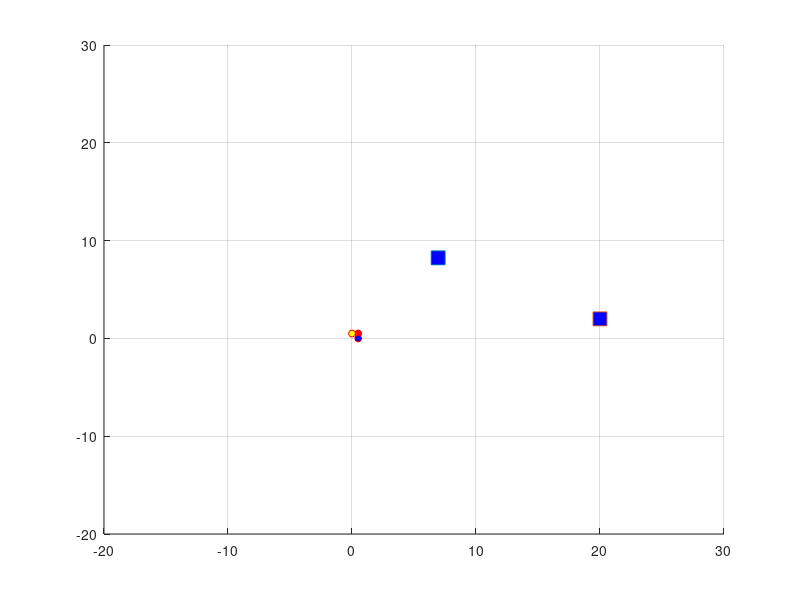

The MATLAB script that drew this image: (Note: this script raises an error after producing the figure.)
clc
close all
clear all
%% Khởi tạo thông số
k1=0.0045;k2=0.00589;k3=0.00455;
Ld12=0.2;Psid_12=(280*pi)/180;Ld_13=0.2;Ld_23=0.2;

%% Khởi tạo bản vẽ
figure('name','Chuyển động','color','white','numbertitle','on');
hold on
grid on

xlim([-20 30]); ylim([-20 30]);

%% Position of vehicles
% Xe số 1
x_1=0.5;y_1=0.5;theta_1=(10/180)*pi;
fig_num1 = plot(x_1,y_1,'ro','MarkerSize',5,'markerfacecolor','r');

% Xe số 2
x_2=0;y_2=0.5;theta_2=(70/180)*pi;
fig_num2 = plot(x_2,y_2,'ro','MarkerSize',5,'markerfacecolor','yellow');

% Xe số 3
x_3=0.5;y_3=0;theta_3=(30/180)*pi;
fig_num3 = plot(x_3,y_3,'ro','MarkerSize',5,'markerfacecolor','b');


% Khởi tạo tạo độ điểm target 
x_target=6.95;y_target=8.24;theta_target=(-27/180)*pi;
v_target=0.0;w_target=0.0;
plot(x_target,y_target,'s','MarkerSize',10,'markerfacecolor','blue');

x2_target=20;y2_target=2;theta2_target=(-27/180)*pi;
plot(x2_target,y2_target,'s','MarkerSize',10,'markerfacecolor','blue');

%% Thông số xe 
R =0.03255;
L =0.11;
d =0.0442;

%% Phương trình đường thẳng y=ax+b là điểm nối từ điểm hiện tại đến điểm mục tiêu

anpha_target=anpha_target(x_1,y_1,x_target,y_target);
%% Xoay xe
theta_1 = anpha_target;
theta_2 = anpha_target;
theta_3 = anpha_target;
% while ((abs(x_1)<=abs(x_target))&&(abs(y_1)<=abs(y_target)))
while ( (round(x_1,2)~=round(x_target,2)) && (round(y_1,2)~=round(y_target,2)))
           A  =[cos(theta_1) sin(theta_1) 0;
               -sin(theta_1) cos(theta_1) 0;
               0             0            1];
           B  =[x_target-x_1;
                y_target-y_1;
                theta_target-theta_1];
           error=A*B;

           Vc_1=[ v_target*cos(error(3,1)) + k1*error(1,1) ;
                w_target + k2*v_target*error(2,1) + k3*v_target*sin(error(3,1))];

%            Vc=[ v_target*cos(error(3,1)) + k1*error(1,1) ;
%                 w_target + k2*v_target*error(2,1) + k3*v_target*sin(error(3,1))];
           value_sum=connec_robot(x_1,y_1,theta_1,x_2,y_2,theta_2,x_3,y_3,theta_3,Ld12,Psid_12,Ld_13,Ld_23,Vc_1(1),Vc_1(2));

           VL_1= Vc_1(1)-Vc_1(2)*R;
           VR_1= Vc_1(1)+Vc_1(2)*R;

           Vc_2=[value_sum(1);
                 value_sum(2)];

           VL_2= Vc_2(1)-Vc_2(2)*R;
           VR_2= Vc_2(1)+Vc_2(2)*R;

           Vc_3=[value_sum(3);
                 value_sum(4)];

           VL_3= Vc_3(1)-Vc_3(2)*R;
           VR_3= Vc_3(1)+Vc_3(2)*R;


           
           delta_U1    = (VR_1*0.5+VL_1*0.5)/2;
           delta_theta1= (VR_1*0.5-VL_1*0.5)/L;

           delta_U2    = (VR_2*0.5+VL_2*0.5)/2;
           delta_theta2= (VR_2*0.5-VL_2*0.5)/L;

           delta_U3    = (VR_3*0.5+VL_3*0.5)/2;
           delta_theta3= (VR_3*0.5-VL_3*0.5)/L;

%            delta_U1    = (VR_1*1.5+VL_1*1.5)/2;
%            delta_theta1= (VR_1*1.5-VL_1*1.5)/L;
% 
%            delta_U2    = (VR_2*1.5+VL_2*1.5)/2;
%            delta_theta2= (VR_2*1.5-VL_2*1.5)/L;
% 
%            delta_U3    = (VR_3*1.5+VL_3*1.5)/2;
%            delta_theta3= (VR_3*1.5-VL_3*1.5)/L;

%             delta_theta= Vc(2)*1;
            disp("----------")
           theta_1=theta_1+delta_theta1;
           theta_2=theta_2+delta_theta2;
           theta_3=theta_3+delta_theta3;
%            if(theta_1>2*pi)
%                theta_1=theta_1-2*pi;
%            end
%            print(theta_1);
           x_1=x_1+delta_U1*cos(theta_1);
           y_1=y_1+delta_U1*sin(theta_1);

           x_2=x_2+delta_U2*cos(theta_2);
           y_2=y_2+delta_U2*sin(theta_2);

           x_3=x_3+delta_U3*cos(theta_3);
           y_3=y_3+delta_U3*sin(theta_3);

           sprintf('x_1 = %0.3f m',x_1)
           sprintf('y_1 = %0.3f m',y_1)

           plot(x_1,y_1,'o','markersize',0.5,'color','k');
           set(fig_num1,'xdata',x_1,'ydata',y_1);

           plot(x_2,y_2,'o','markersize',0.5,'color','k');
           set(fig_num2,'xdata',x_2,'ydata',y_2);

           plot(x_3,y_3,'o','markersize',0.5,'color','k');
           set(fig_num3,'xdata',x_3,'ydata',y_3);
           pause(0.002)
end
% % del(anpha_target);
% anpha_target=anpha_target(x_1,y_1,x2_target,y2_target);
% %% Xoay xe
% theta_1 = anpha_target;
% 
% while ( (round(x_1,2)~=round(x2_target,2)) && (round(y_1,2)~=round(y2_target,2)))
%            A  =[cos(theta_1) sin(theta_1) 0;
%                -sin(theta_1) cos(theta_1) 0;
%                0             0            1];
%            B  =[x2_target-x_1;
%                 y2_target-y_1;
%                 theta2_target-theta_1];
%            error=A*B;
% 
%            Vc_1=[ v_target*cos(error(3,1)) + k1*error(1,1) ;
%                 w_target + k2*v_target*error(2,1) + k3*v_target*sin(error(3,1))];
% 
% %            Vc=[ v_target*cos(error(3,1)) + k1*error(1,1) ;
% %                 w_target + k2*v_target*error(2,1) + k3*v_target*sin(error(3,1))];
%            value_sum=connec_robot(x_1,y_1,theta_1,x_2,y_2,theta_2,x_3,y_3,theta_3,Ld12,Psid_12,Ld_13,Ld_23,Vc_1(1),Vc_1(2));
% 
%            VL_1= Vc_1(1)-Vc_1(2)*R;
%            VR_1= Vc_1(1)+Vc_1(2)*R;
% 
%            Vc_2=[value_sum(1);
%                  value_sum(2)];
% 
%            VL_2= Vc_2(1)-Vc_2(2)*R;
%            VR_2= Vc_2(1)+Vc_2(2)*R;
% 
%            Vc_3=[value_sum(3);
%                  value_sum(4)];
% 
%            VL_3= Vc_3(1)-Vc_3(2)*R;
%            VR_3= Vc_3(1)+Vc_3(2)*R;
% 
% 
%            
% %            delta_U1    = (VR_1*0.5+VL_1*0.5)/2;
% %            delta_theta1= (VR_1*0.5-VL_1*0.5)/L;
% % 
% %            delta_U2    = (VR_2*0.5+VL_2*0.5)/2;
% %            delta_theta2= (VR_2*0.5-VL_2*0.5)/L;
% % 
% %            delta_U3    = (VR_3*0.5+VL_3*0.5)/2;
% %            delta_theta3= (VR_3*0.5-VL_3*0.5)/L;
% 
%            delta_U1    = (VR_1*1.5+VL_1*1.5)/2;
%            delta_theta1= (VR_1*1.5-VL_1*1.5)/L;
% 
%            delta_U2    = (VR_2*1.5+VL_2*1.5)/2;
%            delta_theta2= (VR_2*1.5-VL_2*1.5)/L;
% 
%            delta_U3    = (VR_3*1.5+VL_3*1.5)/2;
%            delta_theta3= (VR_3*1.5-VL_3*1.5)/L;
% 
% %             delta_theta= Vc(2)*1;
%             disp("----------")
%            theta_1=theta_1+delta_theta1;
%            theta_2=theta_2+delta_theta2;
%            theta_3=theta_3+delta_theta3;
% %            if(theta_1>2*pi)
% %                theta_1=theta_1-2*pi;
% %            end
% %            print(theta_1);
%            x_1=x_1+delta_U1*cos(theta_1);
%            y_1=y_1+delta_U1*sin(theta_1);
% 
%            x_2=x_2+delta_U2*cos(theta_2);
%            y_2=y_2+delta_U2*sin(theta_2);
% 
%            x_3=x_3+delta_U3*cos(theta_3);
%            y_3=y_3+delta_U3*sin(theta_3);
% 
%            sprintf('x_1 = %0.3f m',x_1)
%            sprintf('y_1 = %0.3f m',y_1)
% 
%            plot(x_1,y_1,'o','markersize',0.5,'color','k');
%            set(fig_num1,'xdata',x_1,'ydata',y_1);
% 
%            plot(x_2,y_2,'o','markersize',0.5,'color','k');
%            set(fig_num2,'xdata',x_2,'ydata',y_2);
% 
%            plot(x_3,y_3,'o','markersize',0.5,'color','k');
%            set(fig_num3,'xdata',x_3,'ydata',y_3);
%            pause(0.0002)
% end
% 
% 
% 
% 
% 
% 
% 
% 
% 




